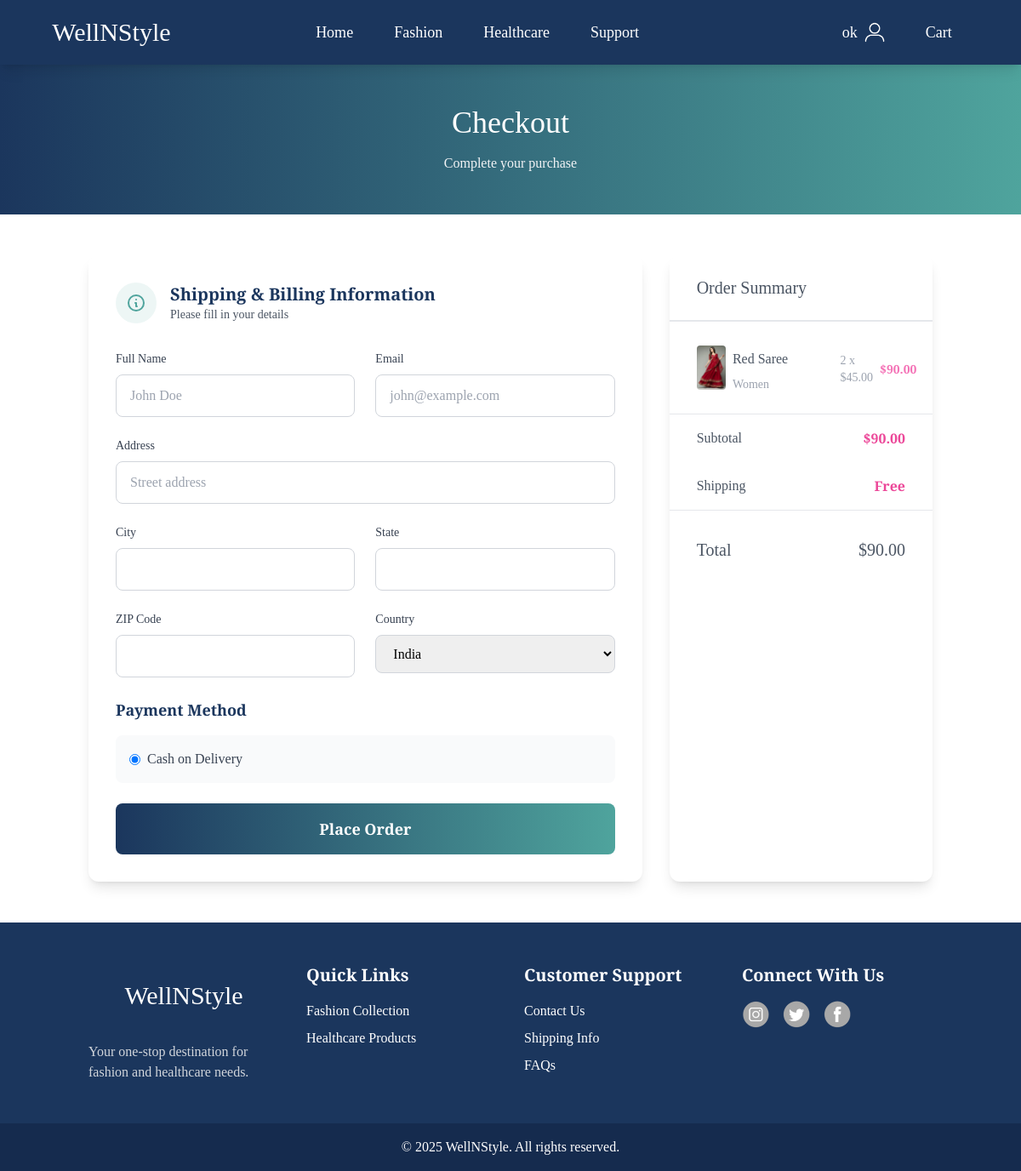
Before: /cart/checkout/ (signed in) with the older database file.
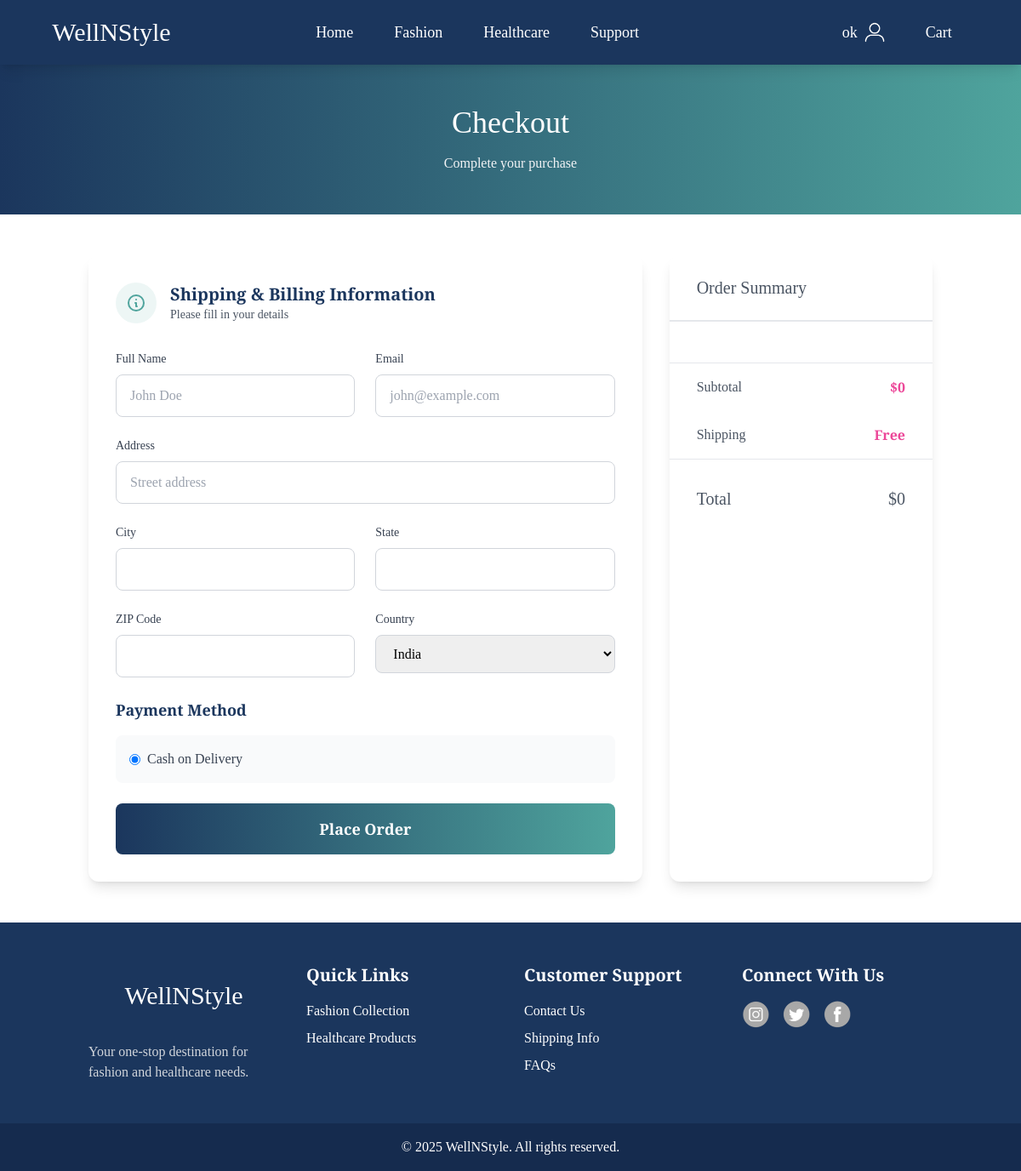
After: the same page with the newer database file.
### ecom/models.py (models this page shows, shortened)
class CartItem(models.Model):
    cart = models.ForeignKey(Cart, on_delete=models.CASCADE)
    product = models.ForeignKey(Product, on_delete=models.CASCADE)
    quantity = models.PositiveIntegerField(default=1)
    def total_price(self):
        return self.quantity * self.product.price

class Product(models.Model):
    name = models.CharField(max_length=255)
    description = models.TextField()
    price = models.DecimalField(max_digits=10, decimal_places=2)
    category = models.ForeignKey(Category, on_delete=models.CASCADE)
    image = models.ImageField(upload_to='product/img')
    stock_quantity = models.IntegerField()

class Category(models.Model):
    name = models.CharField(max_length=100)
    description = models.TextField(blank=True)
    parent_category = models.ForeignKey('self', on_delete=models.CASCADE, null=True, blank=True)
    def __str__(self):
        return self.name

### ecom/views.py (the view)
# urls.py: path('cart/checkout/', cart_checkout, name='cart_checkout'),
@login_required(login_url='/loginpg/')
def cart_checkout(request):
    cart = get_object_or_404(Cart, user=request.user)
    cart_items = cart.cartitem_set.all()
    total_price = sum(item.quantity * item.product.price for item in cart_items)
    return render(request, 'ecom/order.html', {
        'cart_items': cart_items,
        'total_price': total_price,
        'is_cart_checkout': True
    })

### ecom/templates/ecom/order.html (shortened to what the changed rows need)
{% extends 'ecom/base.html' %}
{% load static %}
{% block body %}
<div class="bg-gradient-to-r from-[#1B365D] to-[#4FA49D] py-12">
    <h1 class="text-4xl text-center text-white mb-4">Checkout</h1>
</div>
<div class="container mx-auto px-4 py-12">
    <div class="grid lg:grid-cols-3 gap-8">
        <div class="lg:col-span-2 bg-white rounded-xl shadow-lg p-8">
            <div class="flex items-center mb-8">
                <div class="ml-4">
                    <h2 class="text-xl font-semibold text-[#1B365D]">Shipping & Billing Information</h2>
                </div>
            </div>
        </div>
        <div class="bg-white rounded-xl shadow-lg overflow-hidden">
            <h1 class="py-6 border-b-2 text-xl text-gray-600 px-8">Order Summary</h1>
            <ul class="py-6 border-b space-y-6 px-8">
                {% if is_cart_checkout %}
                    {% for item in cart_items %}
                    <li class="grid grid-cols-6 gap-2 border-b-1">
                        <div class="col-span-1 self-center">
                            <img src="/media/{{item.product.image}}" alt="Product" class="rounded w-full">
                        </div>
                        <div class="flex flex-col col-span-3 pt-2">
                            <span class="text-gray-600 text-md font-semi-bold">{{item.product.name}}</span>
                            <span class="text-gray-400 text-sm inline-block pt-2">{{item.product.category}}</span>
                        </div>
                        <div class="col-span-2 pt-3">
                            <div class="flex items-center space-x-2 text-sm justify-between">
                                <span class="text-gray-400">{{item.quantity}} x ${{item.product.price}}</span>
                                <span class="text-pink-400 font-semibold inline-block">${{item.total_price}}</span>
                            </div>
                        </div>
                    </li>
                    {% endfor %}
                {% endif %}
            </ul>
            <div class="px-8 border-b">
                <div class="flex justify-between py-4 text-gray-600">
                    <span>Subtotal</span>
                    <span class="font-semibold text-pink-500">
                        {% if is_cart_checkout %}
                            ${{ total_price }}
                        {% else %}
                            ${{ product.price }}
                        {% endif %}
                    </span>
                </div>
                <div class="flex justify-between py-4 text-gray-600">
                </div>
            </div>
            <div class="font-semibold text-xl px-8 flex justify-between py-8 text-gray-600">
                <span>Total</span>
                <span>
                    {% if is_cart_checkout %}
                        ${{ total_price }}
                    {% else %}
                        ${{ product.price }}
                    {% endif %}
                </span>
            </div>
        </div>
    </div>
</div>
{% endblock %}

Changed rows visible on the page:
removed CartItem: product.image (picture), product.name "Red Saree", product.category "Women", quantity "2", product.price "45.00", total_price "90.00"
Other visible differences:
{{ total_price }}: "90.00" → "0"
